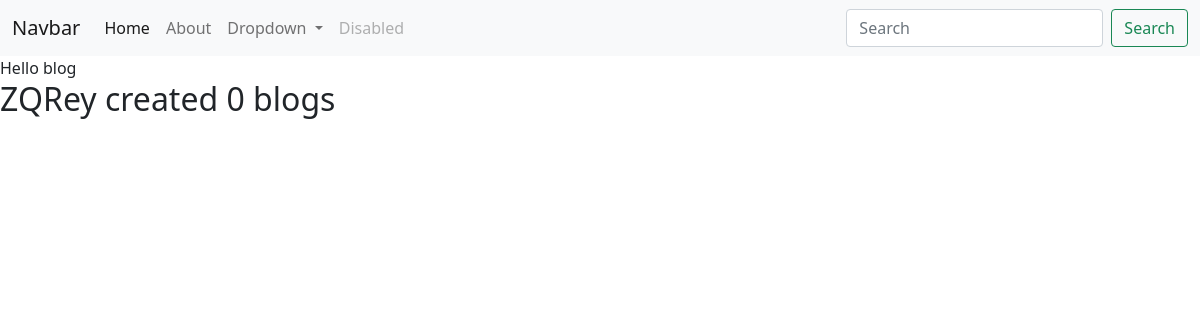
/blog/, run on an earlier commit of the app's database.
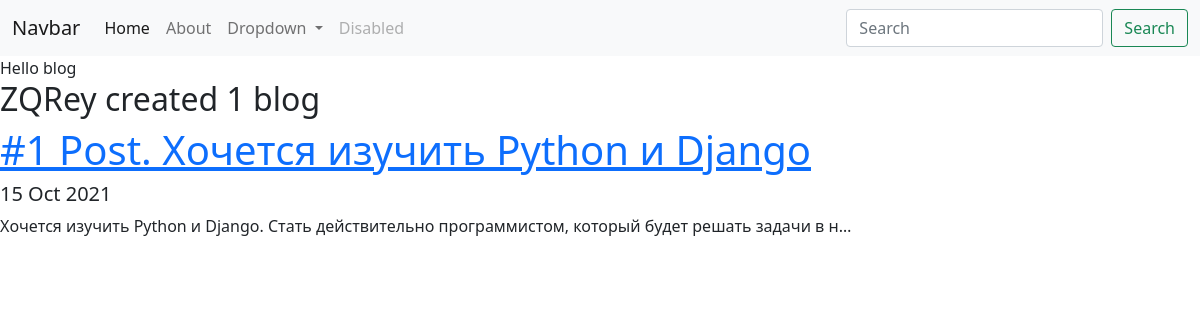
And on a later commit of the database.
### blog/models.py (models this page shows, shortened)
class Blog(models.Model):
    title = models.CharField(max_length=100)
    date = models.DateField()
    description = models.TextField()

### blog/views.py (the view)
# urls.py: path('', views.all_blogs, name='all_blogs'),
def all_blogs(request):
    blogs = Blog.objects.order_by('-date')  # для ограничения прописать [:5]
    return render(request, 'blog/all_blogs.html', {'blogs': blogs})

### blog/templates/blog/all_blogs.html
{% extends 'portfolio/base.html' %}
{% block content %}
Hello blog
<h2>ZQRey created {{ blogs.count }} blog{{ blogs.count|pluralize }}</h2>
{% for blog in blogs %}
<a href="{% url 'blog:detail' blog.id %}"><h1>{{ blog.title }}</h1></a>
<h5>{{ blog.date|date:'d M Y' }}</h5>
<p>{{ blog.description|striptags|truncatechars:100 }}</p>
{% endfor %}
{% endblock %}

What changed in the data, as far as the page shows it:
added Blog: title "#1 Post. Хочется изучить Python и Django", date "15 Oct 2021", description "Хочется изучить Python и Django. Стать действительно программистом, который будет решать задачи в н…"
Also different on the page:
{{ blogs.count }}: "0" → "1"
